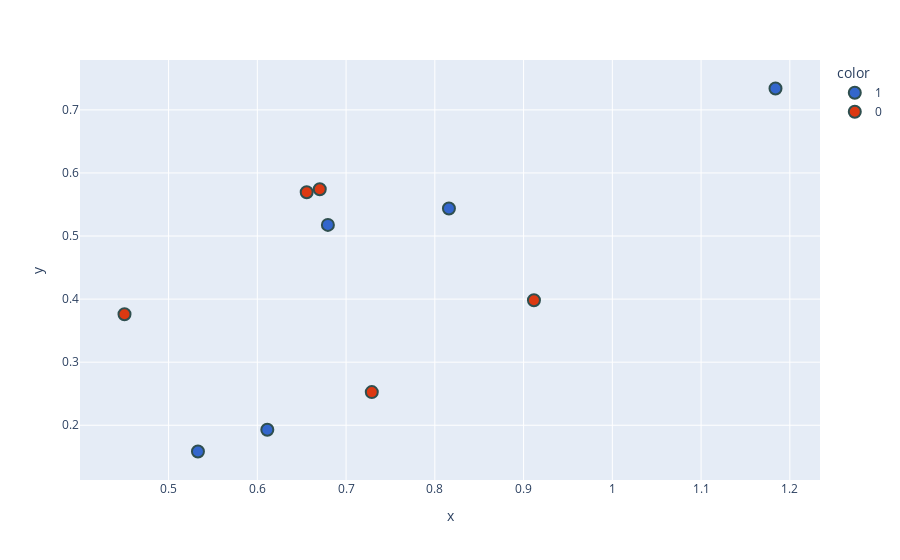

Source (notebook cell):
### Code cell
new_df['target'] = new_df['target'].astype('str')
fig = px.scatter(x=new_df['PC1'],
                 y=new_df['PC2'],
                 color=new_df['target'],
                 color_discrete_sequence=px.colors.qualitative.G10
                )

fig.update_traces(marker=dict(size=12,
                              line=dict(width=2,
                                        color='DarkSlateGrey')),
                  selector=dict(mode='markers'))
fig.show()

### Figure 1 — Plotly figure (JSON) as saved in the notebook; plotly's stock layout.template omitted (floating-point values rounded to 4 significant figures)
{"data": [{"hovertemplate": "color=1<br>x=%{x}<br>y=%{y}<extra></extra>", "legendgroup": "1", "marker": {"color": "#3366CC", "line": {"color": "DarkSlateGrey", "width": 2}, "size": 12, "symbol": "circle"}, "mode": "markers", "name": "1", "orientation": "v", "showlegend": true, "type": "scatter", "x": [0.8159, 1.184, 0.6113, 0.5331, 0.6795], "xaxis": "x", "y": [0.5436, 0.7339, 0.1928, 0.1584, 0.5176], "yaxis": "y"}, {"hovertemplate": "color=0<br>x=%{x}<br>y=%{y}<extra></extra>", "legendgroup": "0", "marker": {"color": "#DC3912", "line": {"color": "DarkSlateGrey", "width": 2}, "size": 12, "symbol": "circle"}, "mode": "markers", "name": "0", "orientation": "v", "showlegend": true, "type": "scatter", "x": [0.9117, 0.6557, 0.6704, 0.4504, 0.729], "xaxis": "x", "y": [0.3982, 0.5693, 0.5742, 0.376, 0.2526], "yaxis": "y"}], "layout": {"legend": {"title": {"text": "color"}, "tracegroupgap": 0}, "margin": {"t": 60}, "xaxis": {"anchor": "y", "domain": [0, 1], "title": {"text": "x"}}, "yaxis": {"anchor": "x", "domain": [0, 1], "title": {"text": "y"}}}}
